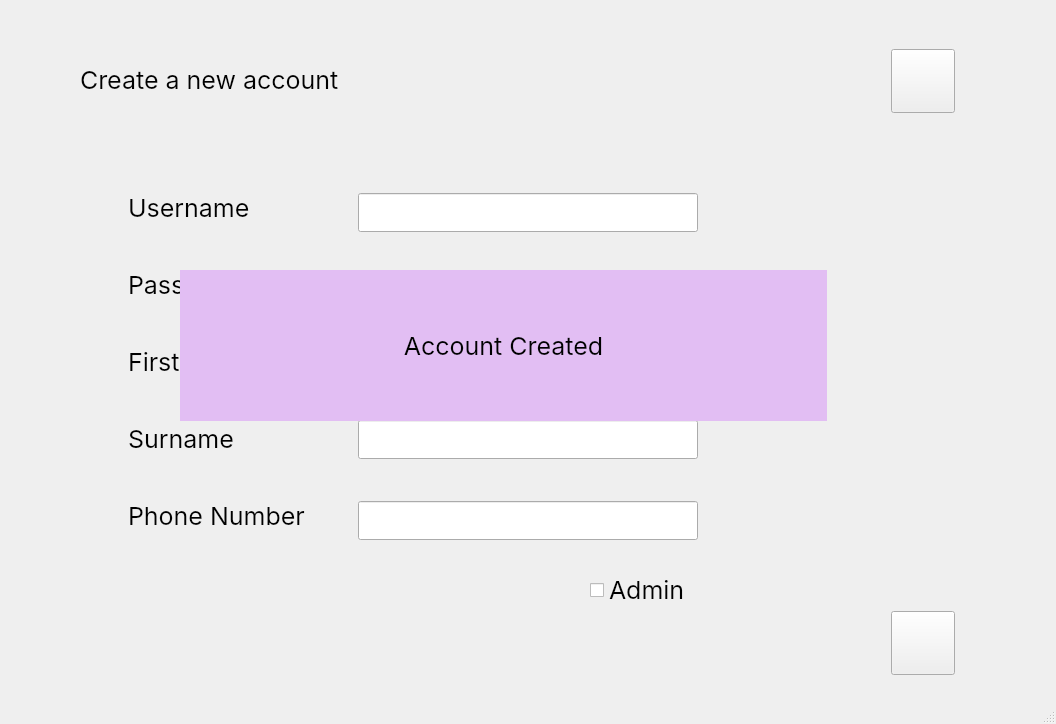
<?xml version="1.0" encoding="UTF-8"?>
<ui version="4.0">
 <class>CreateAccount</class>
 <widget class="QMainWindow" name="CreateAccount">
  <property name="geometry">
   <rect>
    <x>0</x>
    <y>0</y>
    <width>1056</width>
    <height>724</height>
   </rect>
  </property>
  <property name="windowTitle">
   <string>MainWindow</string>
  </property>
  <widget class="QWidget" name="centralwidget">
   <widget class="QLineEdit" name="usernameLineEdit">
    <property name="geometry">
     <rect>
      <x>358</x>
      <y>193</y>
      <width>340</width>
      <height>39</height>
     </rect>
    </property>
    <property name="font">
     <font>
      <family>Inter</family>
      <pointsize>14</pointsize>
     </font>
    </property>
   </widget>
   <widget class="QLabel" name="usernameLabel">
    <property name="geometry">
     <rect>
      <x>128</x>
      <y>193</y>
      <width>121</width>
      <height>29</height>
     </rect>
    </property>
    <property name="font">
     <font>
      <family>Inter</family>
      <pointsize>19</pointsize>
     </font>
    </property>
    <property name="text">
     <string>Username</string>
    </property>
   </widget>
   <widget class="QLineEdit" name="passwordLineEdit">
    <property name="geometry">
     <rect>
      <x>358</x>
      <y>270</y>
      <width>340</width>
      <height>39</height>
     </rect>
    </property>
    <property name="font">
     <font>
      <family>Inter</family>
      <pointsize>14</pointsize>
     </font>
    </property>
    <property name="focusPolicy">
     <enum>Qt::TabFocus</enum>
    </property>
    <property name="echoMode">
     <enum>QLineEdit::Password</enum>
    </property>
   </widget>
   <widget class="QLabel" name="passwordLabel">
    <property name="geometry">
     <rect>
      <x>128</x>
      <y>270</y>
      <width>121</width>
      <height>29</height>
     </rect>
    </property>
    <property name="font">
     <font>
      <family>Inter</family>
      <pointsize>19</pointsize>
     </font>
    </property>
    <property name="text">
     <string>Password</string>
    </property>
   </widget>
   <widget class="QLineEdit" name="nameLineEdit">
    <property name="geometry">
     <rect>
      <x>358</x>
      <y>347</y>
      <width>340</width>
      <height>39</height>
     </rect>
    </property>
    <property name="font">
     <font>
      <family>Inter</family>
      <pointsize>14</pointsize>
     </font>
    </property>
    <property name="focusPolicy">
     <enum>Qt::TabFocus</enum>
    </property>
   </widget>
   <widget class="QLabel" name="nameLabel">
    <property name="geometry">
     <rect>
      <x>128</x>
      <y>347</y>
      <width>191</width>
      <height>29</height>
     </rect>
    </property>
    <property name="font">
     <font>
      <family>Inter</family>
      <pointsize>19</pointsize>
     </font>
    </property>
    <property name="text">
     <string>First Name</string>
    </property>
   </widget>
   <widget class="QLineEdit" name="phoneLineEdit">
    <property name="geometry">
     <rect>
      <x>358</x>
      <y>501</y>
      <width>340</width>
      <height>39</height>
     </rect>
    </property>
    <property name="font">
     <font>
      <family>Inter</family>
      <pointsize>14</pointsize>
     </font>
    </property>
    <property name="focusPolicy">
     <enum>Qt::TabFocus</enum>
    </property>
   </widget>
   <widget class="QLabel" name="phoneLabel">
    <property name="geometry">
     <rect>
      <x>128</x>
      <y>501</y>
      <width>201</width>
      <height>29</height>
     </rect>
    </property>
    <property name="font">
     <font>
      <family>Inter</family>
      <pointsize>19</pointsize>
     </font>
    </property>
    <property name="text">
     <string>Phone Number</string>
    </property>
   </widget>
   <widget class="QLabel" name="welcomeLabel">
    <property name="geometry">
     <rect>
      <x>80</x>
      <y>64</y>
      <width>451</width>
      <height>34</height>
     </rect>
    </property>
    <property name="font">
     <font>
      <family>Inter</family>
      <pointsize>19</pointsize>
     </font>
    </property>
    <property name="text">
     <string>Create a new account</string>
    </property>
    <property name="alignment">
     <set>Qt::AlignLeading|Qt::AlignLeft|Qt::AlignTop</set>
    </property>
    <property name="wordWrap">
     <bool>true</bool>
    </property>
   </widget>
   <widget class="QPushButton" name="quitButton">
    <property name="geometry">
     <rect>
      <x>891</x>
      <y>49</y>
      <width>64</width>
      <height>64</height>
     </rect>
    </property>
    <property name="text">
     <string/>
    </property>
    <property name="icon">
     <iconset resource="resources.qrc">
      <normaloff>:/images/images/icons8-return-64.png</normaloff>
      <normalon>:/images/images/icons8-return-64.png</normalon>:/images/images/icons8-return-64.png</iconset>
    </property>
    <property name="iconSize">
     <size>
      <width>64</width>
      <height>64</height>
     </size>
    </property>
   </widget>
   <widget class="QPushButton" name="saveAccountButton">
    <property name="geometry">
     <rect>
      <x>891</x>
      <y>611</y>
      <width>64</width>
      <height>64</height>
     </rect>
    </property>
    <property name="font">
     <font>
      <family>Segoe UI Historic</family>
     </font>
    </property>
    <property name="text">
     <string/>
    </property>
    <property name="icon">
     <iconset resource="resources.qrc">
      <normaloff>:/images/images/icons8-save-close-64.png</normaloff>:/images/images/icons8-save-close-64.png</iconset>
    </property>
    <property name="iconSize">
     <size>
      <width>64</width>
      <height>64</height>
     </size>
    </property>
   </widget>
   <widget class="QCheckBox" name="checkBox">
    <property name="geometry">
     <rect>
      <x>590</x>
      <y>580</y>
      <width>101</width>
      <height>20</height>
     </rect>
    </property>
    <property name="font">
     <font>
      <family>Inter</family>
      <pointsize>19</pointsize>
     </font>
    </property>
    <property name="text">
     <string>Admin</string>
    </property>
    <property name="iconSize">
     <size>
      <width>29</width>
      <height>29</height>
     </size>
    </property>
   </widget>
   <widget class="QLabel" name="surnameLabel">
    <property name="geometry">
     <rect>
      <x>128</x>
      <y>424</y>
      <width>191</width>
      <height>29</height>
     </rect>
    </property>
    <property name="font">
     <font>
      <family>Inter</family>
      <pointsize>19</pointsize>
     </font>
    </property>
    <property name="text">
     <string>Surname</string>
    </property>
   </widget>
   <widget class="QLineEdit" name="surnameLineEdit">
    <property name="enabled">
     <bool>true</bool>
    </property>
    <property name="geometry">
     <rect>
      <x>358</x>
      <y>420</y>
      <width>340</width>
      <height>39</height>
     </rect>
    </property>
    <property name="font">
     <font>
      <family>Inter</family>
      <pointsize>14</pointsize>
     </font>
    </property>
    <property name="focusPolicy">
     <enum>Qt::TabFocus</enum>
    </property>
   </widget>
   <widget class="QLabel" name="confirmLabel">
    <property name="geometry">
     <rect>
      <x>180</x>
      <y>270</y>
      <width>647</width>
      <height>151</height>
     </rect>
    </property>
    <property name="font">
     <font>
      <family>Inter</family>
      <pointsize>19</pointsize>
     </font>
    </property>
    <property name="autoFillBackground">
     <bool>false</bool>
    </property>
    <property name="styleSheet">
     <string notr="true">background-color: rgb(226, 190, 243)</string>
    </property>
    <property name="text">
     <string>Account Created</string>
    </property>
    <property name="alignment">
     <set>Qt::AlignCenter</set>
    </property>
    <property name="textInteractionFlags">
     <set>Qt::NoTextInteraction</set>
    </property>
   </widget>
  </widget>
  <widget class="QMenuBar" name="menubar">
   <property name="geometry">
    <rect>
     <x>0</x>
     <y>0</y>
     <width>1056</width>
     <height>22</height>
    </rect>
   </property>
  </widget>
  <widget class="QStatusBar" name="statusbar"/>
 </widget>
 <tabstops>
  <tabstop>usernameLineEdit</tabstop>
  <tabstop>passwordLineEdit</tabstop>
  <tabstop>nameLineEdit</tabstop>
  <tabstop>surnameLineEdit</tabstop>
  <tabstop>phoneLineEdit</tabstop>
  <tabstop>checkBox</tabstop>
  <tabstop>saveAccountButton</tabstop>
  <tabstop>quitButton</tabstop>
 </tabstops>
 <resources>
  <include location="resources.qrc"/>
 </resources>
 <connections/>
</ui>
